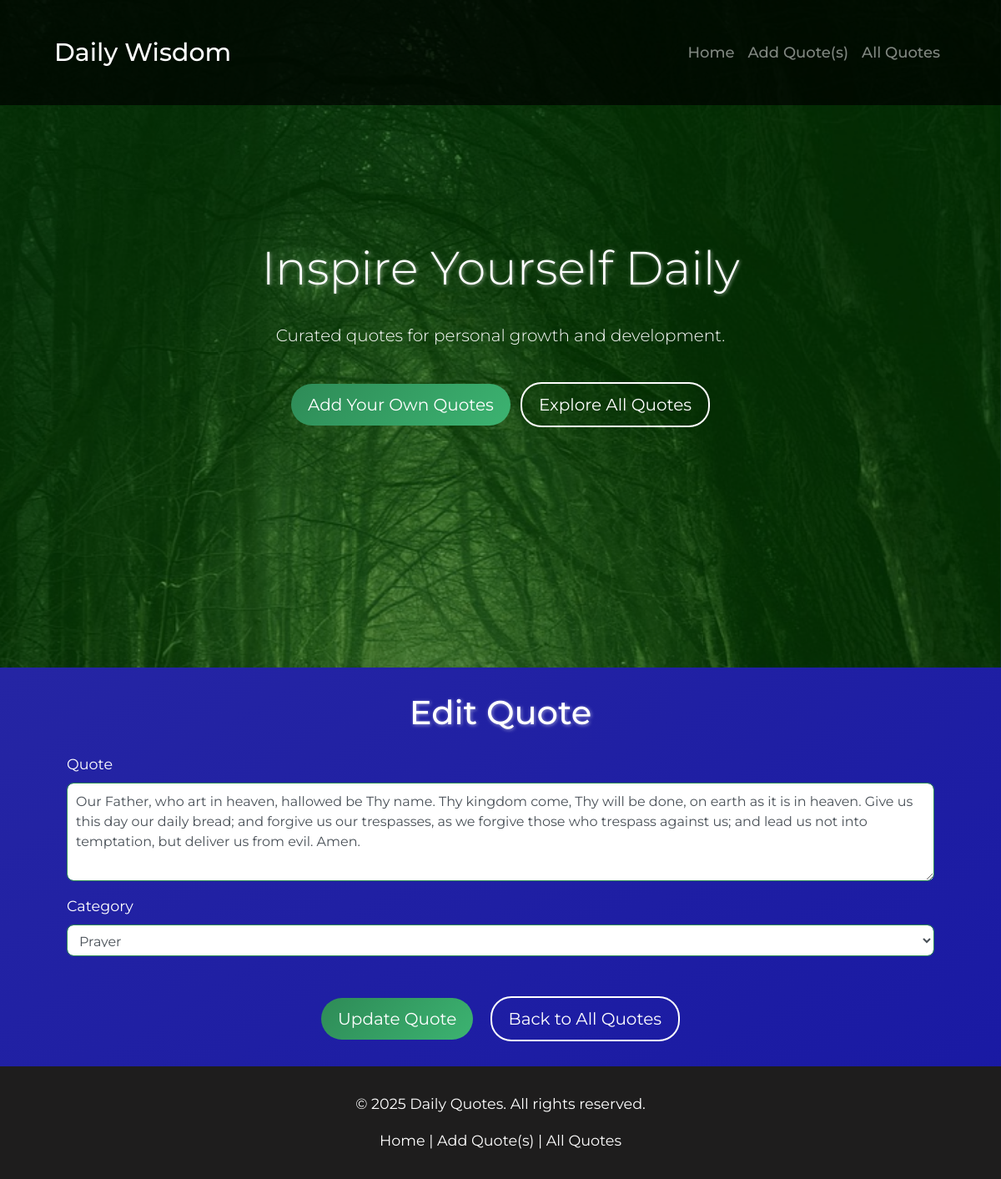
/edit/70, run on the app's committed database.
### tables this page shows
CREATE TABLE quotes (
            id INTEGER PRIMARY KEY AUTOINCREMENT,
            text TEXT NOT NULL
        , category TEXT NOT NULL DEFAULT 'Uncategorized');

CREATE TABLE categories (
            id INTEGER PRIMARY KEY AUTOINCREMENT,
            name TEXT NOT NULL UNIQUE
        , "order" INTEGER);

### routes/quotes.py (the view, shortened to what this page needs)
@quotes_bp.route('/edit/<int:id>', methods=('GET', 'POST'))
def edit_quote(id):
    conn = get_db_connection()
    quote = conn.execute('SELECT * FROM quotes WHERE id = ?', (id,)).fetchone()
    if quote is None:
        conn.close()
        flash('Quote not found.', 'danger')
        return redirect(url_for('quotes.home'))
    categories = [row['name'] for row in conn.execute('SELECT name FROM categories').fetchall()]
    conn.close()
    return render_template('edit_quote.html', quote=quote, categories=categories)

### __init__.py (called while the page is built)
def create_app():
    app = Flask(__name__)
    app.secret_key = secrets.token_hex(32)
    init_db()
    from routes.quotes import quotes_bp
    from routes.categories import categories_bp
    app.register_blueprint(quotes_bp)
    app.register_blueprint(categories_bp)
    @app.context_processor
    def inject_current_year():
        from datetime import datetime
        return {'current_year': datetime.utcnow().year}
    return app

### models.py (called while the page is built)
def get_db_connection():
    conn = sqlite3.connect('quotes.db')
    conn.row_factory = sqlite3.Row
    return conn

### templates/edit_quote.html
{% extends 'base.html' %}
{% block content %}
<div class="container">
    <h1 class="my-4 text-center">Edit Quote</h1>
    <form method="post">
        <div class="form-group">
            <label for="quote">Quote</label>
            <textarea class="form-control" id="quote" name="quote" rows="4" required>{{ quote['text'] }}</textarea>
        </div>
        <div class="form-group">
            <label for="category">Category</label>
            <select class="form-control" id="category" name="category" required>
                {% for category in categories %}
                <option value="{{ category }}" {% if quote['category'] == category %}selected{% endif %}>{{ category }}</option>
                {% endfor %}
            </select>
        </div>
        <div class="text-center mt-5">
            <button type="submit" class="btn btn-primary btn-lg mr-3">Update Quote</button>
            <a href="{{ url_for('all_quotes') }}" class="btn btn-outline-light btn-lg">Back to All Quotes</a>
        </div>
    </form>
</div>
{% endblock %}

### static/styles.css (style rules this page uses)
h1 { margin-bottom: 30px; text-shadow: 1px 1px 4px rgba(255, 255, 255, 0.5); font-size: 2.5em; margin-bottom: 30px; color: #ffffff; }
.container { margin: 30px auto; max-width: 1100px; padding: 0 15px; }
.btn-outline-light { border: 2px solid #fff; color: #fff; transition: background-color 0.3s ease, color 0.3s ease; }
.btn { border-radius: 25px; padding: 10px 20px; transition: background-color 0.3s, transform 0.3s; }
.btn-primary { background: linear-gradient(135deg, #2e8b57, #3cb371); border: none; color: #fff; transition: transform 0.3s ease, box-shadow 0.3s ease; }
.form-control { border-radius: 8px; padding: 10px; border: 1px solid #2e8b57; }
.form-group label { color: #ffffff; font-size: 1.1em; }
a { color: #2e8b57; text-decoration: none; transition: color 0.3s; }

### data on the page
quotes: quote "Our Father, who art in heaven, hallowed be Thy name. Thy kingdom come, Thy will be done, on earth as it is in heaven. Give us this day our daily bread; and forgive us our trespasses, as we forgive those who trespass against us; and lead us not into temptation, but deliver us from evil. Amen.", category "Prayer"
